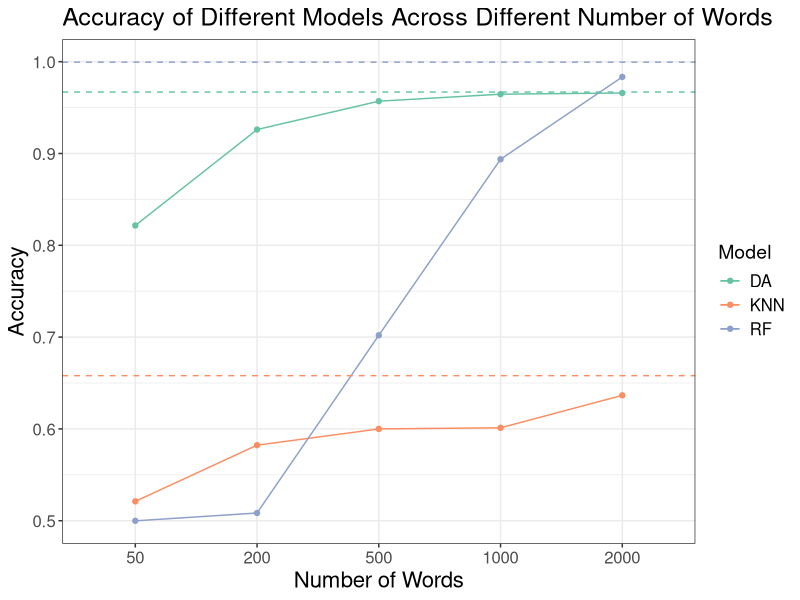

Source code (R):
library(ggplot2)
library(tidyr)
# 创建数据框
data1 <- data.frame(
  topic = c("Baseline"),                     # 主题列
  DA_accuracy = c(0.9669),                # Discriminant Analysis 精度
  KNN_accuracy = c(0.658),               # KNN 精度
  RF_accuracy = c(0.9995)                 # Random Forest 精度
)
write.csv(data1, "output.csv", row.names = FALSE)
# 创建数据框
data2 <- data.frame(
  topic = c(50),                     # 主题列
  DA_accuracy = c(0.8216),                # Discriminant Analysis 精度
  KNN_accuracy = c(0.5211),               # KNN 精度
  RF_accuracy = c(0.4999)                 # Random Forest 精度
)
write.csv(data2, "output.csv", row.names = FALSE)

# 创建数据框
data3 <- data.frame(
  topic = c(200),                     # 主题列
  DA_accuracy = c(0.9261),                # Discriminant Analysis 精度
  KNN_accuracy = c(0.5823),               # KNN 精度
  RF_accuracy = c(0.5084)                 # Random Forest 精度
)
write.csv(data3, "output.csv", row.names = FALSE)

# 创建数据框
data4 <- data.frame(
  topic = c(500),                     # 主题列
  DA_accuracy = c(0.957),                # Discriminant Analysis 精度
  KNN_accuracy = c(0.6),               # KNN 精度
  RF_accuracy = c(0.702)                 # Random Forest 精度
)
write.csv(data4, "output.csv", row.names = FALSE)

# 创建数据框
data5 <- data.frame(
  topic = c(1000),                     # 主题列
  DA_accuracy = c(0.9646),                # Discriminant Analysis 精度
  KNN_accuracy = c(0.6012),               # KNN 精度
  RF_accuracy = c(0.8937)                 # Random Forest 精度
)
write.csv(data5, "output.csv", row.names = FALSE)
# 创建数据框
data6 <- data.frame(
  topic = c(2000),                     # 主题列
  DA_accuracy = c(0.9659),                # Discriminant Analysis 精度
  KNN_accuracy = c(0.6366),               # KNN 精度
  RF_accuracy = c(0.9834)                 # Random Forest 精度
)
write.csv(data6, "output.csv", row.names = FALSE)
Final_Result <- rbind(data1,data2,data3,data4,data5,data6)

colnames(Final_Result) <- c("Dataset", "DA", "KNN", "RF")

Final_Result$Dataset <- factor(Final_Result$Dataset, levels = c("Baseline", "50", "200", "500", "1000", "2000"))

Result_long <- pivot_longer(Final_Result, 
                            cols = colnames(Final_Result)[-1], 
                            names_to = "Model", 
                            values_to = "Accuracy") 

Baseline_long <- Result_long[1:3, ]
Result_long <- Result_long[-c(1, 2, 3), ]

fig <- ggplot(Result_long, aes(x = Dataset, y = Accuracy, color = Model, group = Model)) +
  geom_line() +                # Plot the lines connecting the points for each model
  geom_point() +               # Add points to show the accuracy values
  labs(title = "Accuracy of Different Models Across Different Number of Words",  # Plot title
       x = "Number of Words",  # X-axis label
       y = "Accuracy") +  # Y-axis label
  scale_color_brewer(palette = "Set2") + 
  geom_hline(data = Baseline_long, 
             aes(yintercept = Accuracy, color = Model), 
             linetype = "dashed") +# Add horizontal dashed lines for Baseline
  theme_bw() + 
  theme(
    text = element_text(size = 14),  # Set global font size
    axis.title = element_text(size = 16),  # Adjust axis title font size
    axis.text = element_text(size = 12),  # Adjust axis tick labels font size
    legend.title = element_text(size = 14),  # Adjust legend title font size
    legend.text = element_text(size = 12),  # Adjust legend text font size
    plot.title = element_text(size = 18)  # Adjust plot title font size
  )


ggsave("./SEM1/Project2/Figures/Task1 ReduceWords Lineplot.pdf", width = 8, height = 6)